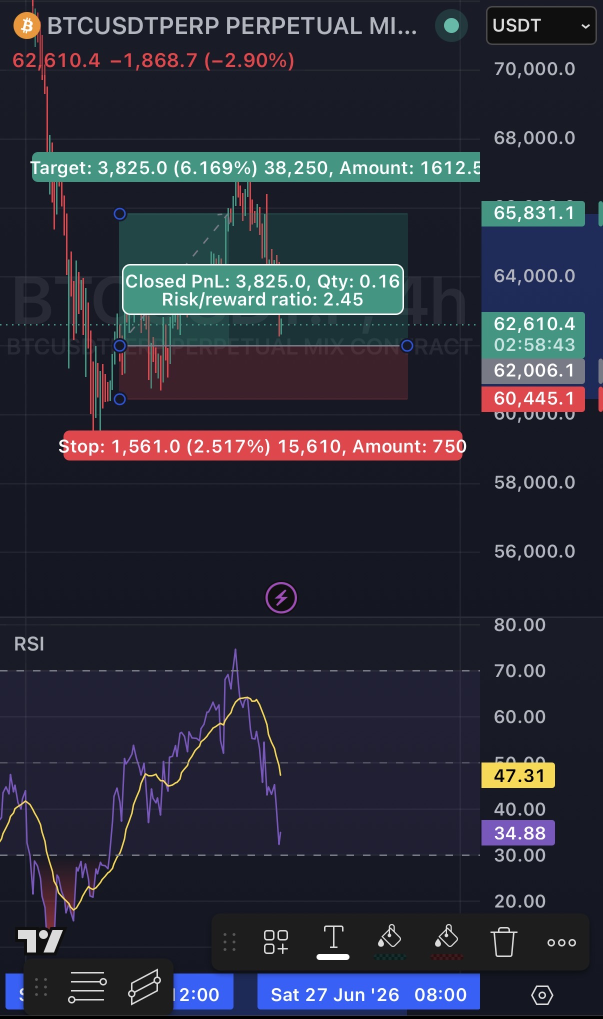
#> input picture slides/stories/source/btc_risk_plan.jpeg, 1206 x 2038 px (shown at 1/2 size)
$ python build_story_btc_risk_plan.py
#> lines starting #> are read from the running program, lines starting #| are printed output that depends on the picture
#!/usr/bin/env python3
"""
Build a Telegram post from a closed-trade TradingView screenshot: crop out
the mobile app's drawing toolbar/nav chrome and leave the chart + trade
markup (target, stop, R:R) untouched, with a small logo watermark.
"""

from PIL import Image
import os

BASE_DIR  = os.path.dirname(__file__)
SRC       = os.path.join(BASE_DIR, "stories", "source", "btc_risk_plan.jpeg")
OUT_DIR   = os.path.join(BASE_DIR, "stories", "output")
LOGO_PATH = os.path.join(BASE_DIR, "titus_logo_transparent.png")
os.makedirs(OUT_DIR, exist_ok=True)

def build():
    img = Image.open(SRC).convert("RGB")
#> img is the input picture: PIL image 1206x2038 RGB; mean R, G, B 42.8, 44.8, 57.6
    w, h = img.size
#> w = 1206; h = 2038
    img = img.crop((0, 0, w, 1800))  # drop the toolbar/nav bar below the RSI panel
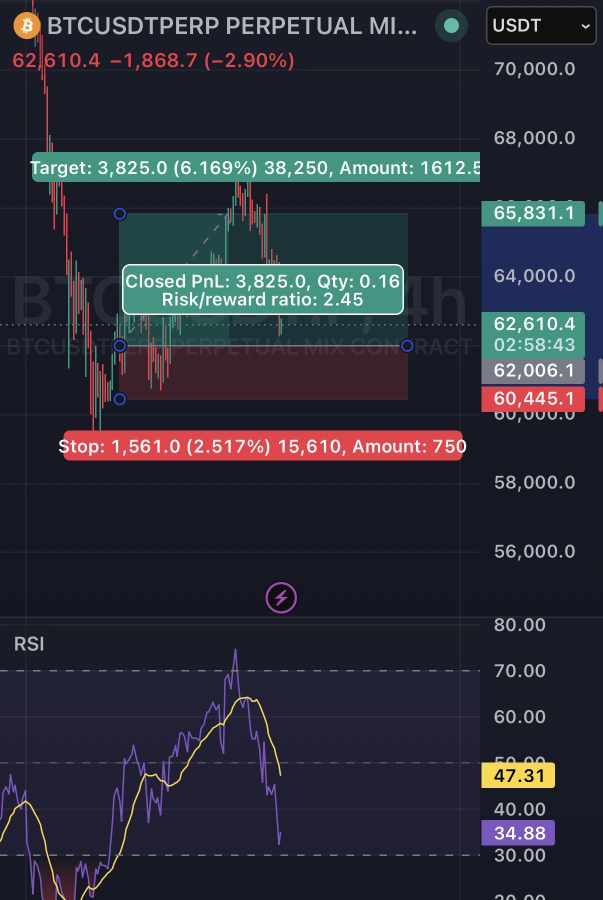
#> img: PIL image 1206x1800 RGB (shown at 1/2 size); mean R, G, B 43.3, 44.8, 56

    img = img.convert("RGBA")
#> img: PIL image 1206x1800 RGBA
#> (the run stopped early here; a loop or call above may not have finished)

$ run again, with slides/stories/source/btc_fib_watch.jpeg copied over slides/stories/source/btc_risk_plan.jpeg
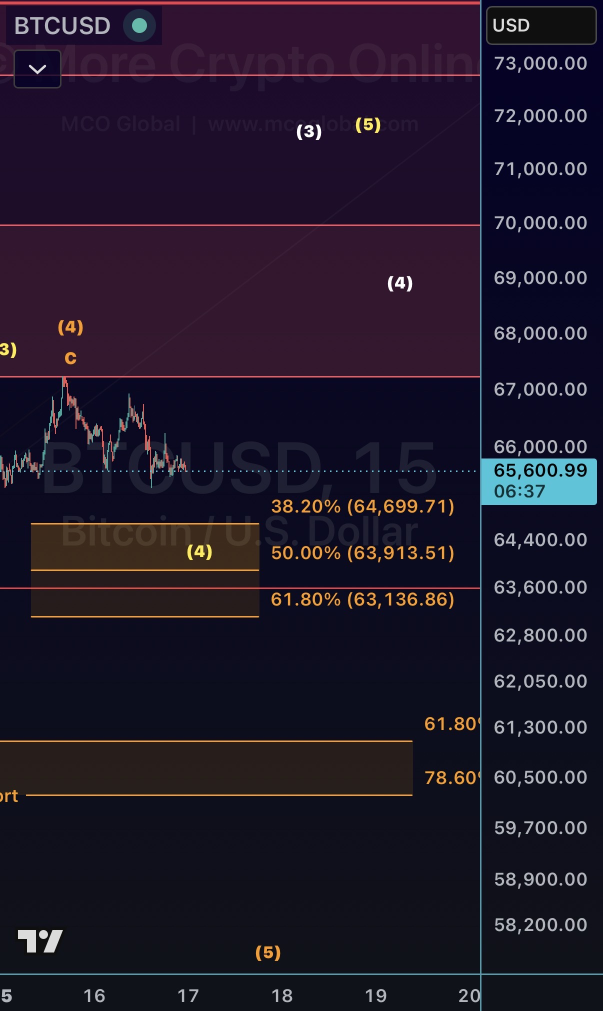
#> input picture slides/stories/source/btc_fib_watch.jpeg, 1206 x 2022 px (shown at 1/2 size)
#> in build, img is the input picture: PIL image 1206x2022 RGB; mean R, G, B 31.3, 23.2, 40.3
#> in build, `img = img.crop((0, 0, w, 1800))`:
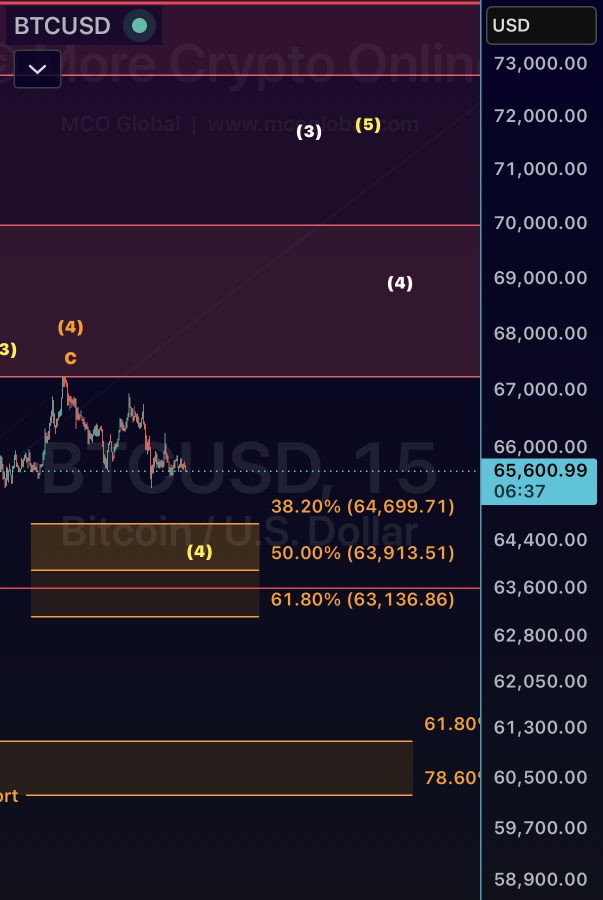
#> img: PIL image 1206x1800 RGB (shown at 1/2 size); mean R, G, B 32.5, 23.1, 41.3
